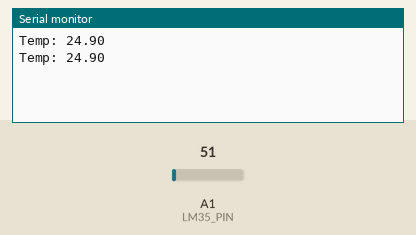
Simulated run of this sketch. Board: Arduino Uno, built with avr-gcc and run on an emulated ATmega328P. Shown: the last lines printed to the serial monitor. The inputs (shaded band) are chosen by the test bench; at power-on: A1 (LM35_PIN) = 51.

Above: at 2.8 s.
2.9 s: A1 (LM35_PIN) set to 61
At 5.2 s:
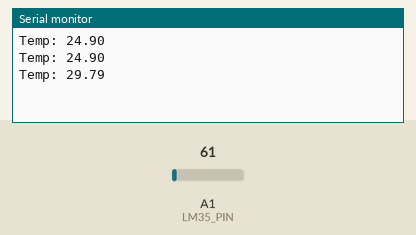
5.6 s: A1 (LM35_PIN) set to 71
At 6.9 s:
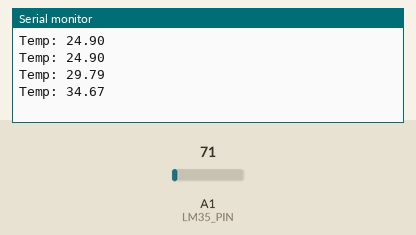
Timing chart, 0 to 8.6 s (numbered marks = the images above; inputs shaded):
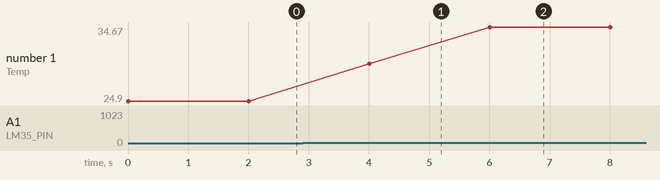

Measured:
- after the input at 2.9 s, the serial monitor: prints a new line after 1.1 s (image 1)
- after the input at 5.6 s, the serial monitor: prints a new line after 0.40 s (image 2)
- plotted number 1: 24.9 → 29.79 after the input at 2.9 s, 29.79 → 34.67 after the input at 5.6 s

The sketch:

ArduinoLM35.ino
```cpp
#define LM35_PIN A1

void setup() {
  pinMode(LM35_PIN, INPUT);
  Serial.begin(9600);
}

void loop() {
  float val = analogRead(LM35_PIN);
  float temp = (val/1024.0*5.0)/0.01;
  Serial.print("Temp: ");
  Serial.println(temp);
  delay(2000);

}
```
